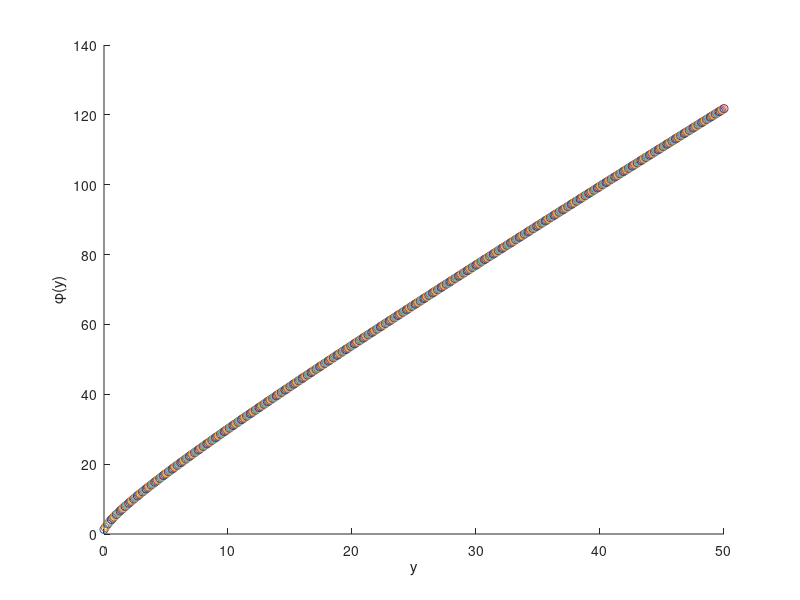

Reproduce this figure in MATLAB.
%% This is the program to compute phi(y) function max
% Rb, 2*pi/(773*10^-9)*sqrt(1.05*10^-34/85/1.67/10^-27/10^6) ~ 0.22
% K, 2*pi/(773*10^-9)*sqrt(1.05*10^-34/39/1.67/10^-27/10^6) ~ 0.33
% Na, 2*pi/(773*10^-9)*sqrt(1.05*10^-34/23/1.67/10^-27/10^6) ~ 0.42
% Li, 2*pi/(773*10^-9)*sqrt(1.05*10^-34/7/1.67/10^-27/10^6) ~ 0.77
clear
clc
close all
% units are taken to be \hbar=m=k_B=1
kr = 0.22;
delta = 0;
OmegaTilde=3;
omega_c = -1; % --> equivalent to delta_R
T = 0.5; 
beta = 1/T;

maxKZ = 10;
S = @(y) quadgk(@(kz) exp(-beta*kz.^2/2)*2.*...
    cosh(beta*sqrt((kr*kz+delta).^2+(OmegaTilde/2)^2*y)),-maxKZ,maxKZ);
ay = 0:0.1:50;
phi = @(y) -beta*omega_c*y+log(S(y));
for y = ay
    scatter(y,phi(y))
    hold on
    drawnow
end
hold off
xlabel('y')
ylabel('\phi(y)')